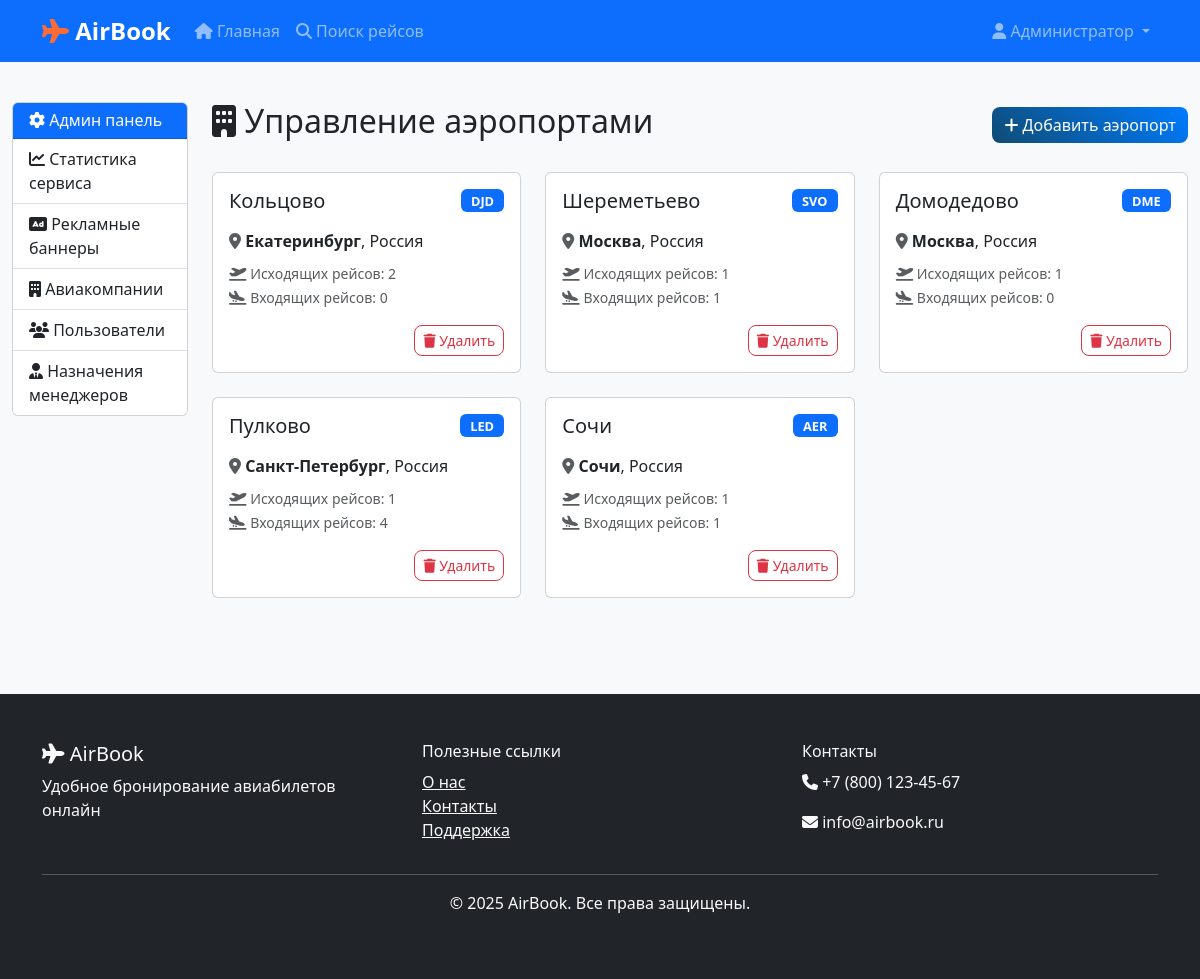
Screenshot of /admin/airports (signed in) with the database file from the repository.
### models.py (models this page shows, shortened)
class User(UserMixin, db.Model):
    id = db.Column(db.Integer, primary_key=True)
    username = db.Column(db.String(80), unique=True, nullable=False)
    email = db.Column(db.String(120), unique=True, nullable=False)
    password_hash = db.Column(db.String(128))
    role = db.Column(db.String(20), default='user')  # user, manager, admin
    first_name = db.Column(db.String(50))
    last_name = db.Column(db.String(50))
    phone = db.Column(db.String(20))
    company_id = db.Column(db.Integer, db.ForeignKey('airline.id'), nullable=True)  # Для менеджеров
    created_at = db.Column(db.DateTime, default=datetime.utcnow)
    is_active = db.Column(db.Boolean, default=True, nullable=False)  # Статус активности
    bookings = db.relationship('Booking', backref='user', lazy=True)
    company = db.relationship('Airline', backref='managers', lazy=True)
    def is_admin(self):
        return self.role == 'admin'
    def is_manager(self):
        return self.role == 'manager'

class Airport(db.Model):
    id = db.Column(db.Integer, primary_key=True)
    code = db.Column(db.String(3), unique=True, nullable=False)  # IATA код
    name = db.Column(db.String(100), nullable=False)
    city = db.Column(db.String(50), nullable=False)
    country = db.Column(db.String(50), nullable=False)
    departure_flights = db.relationship('Flight', foreign_keys='Flight.departure_airport_id', backref='departure_airport', lazy=True)
    arrival_flights = db.relationship('Flight', foreign_keys='Flight.arrival_airport_id', backref='arrival_airport', lazy=True)

### app.py (the view)
    @app.route('/admin/airports')
    @login_required
    def admin_airports():
        if not current_user.is_admin():
            flash('У вас нет прав администратора.', 'error')
            return redirect(url_for('index'))
        airports = Airport.query.order_by(Airport.city).all()
        return render_template('admin/airports.html', airports=airports)

### templates/admin/airports.html (shortened to what this page needs)
{% extends "admin/base.html" %}
{% block admin_content %}
            <div class="d-flex justify-content-between align-items-center mb-4">
                <h2><i class="fas fa-building"></i> Управление аэропортами</h2>
                <button class="btn btn-primary" data-bs-toggle="modal" data-bs-target="#addAirportModal">
                    <i class="fas fa-plus"></i> Добавить аэропорт
                </button>
            </div>
            {% if airports %}
                <div class="row">
                    {% for airport in airports %}
                    <div class="col-lg-4 col-md-6 mb-4">
                        <div class="card h-100">
                            <div class="card-body">
                                <div class="d-flex justify-content-between align-items-start mb-3">
                                    <h5 class="card-title mb-0">{{ airport.name }}</h5>
                                    <span class="badge bg-primary">{{ airport.code }}</span>
                                </div>
                                <div class="mb-2">
                                    <i class="fas fa-map-marker-alt text-muted"></i>
                                    <strong>{{ airport.city }}</strong>, {{ airport.country }}
                                </div>
                                <div class="mb-3">
                                    <small class="text-muted">
                                        <i class="fas fa-plane-departure"></i>
                                        Исходящих рейсов: {{ airport.departure_flights|length }}
                                    </small>
                                    <br>
                                    <small class="text-muted">
                                        <i class="fas fa-plane-arrival"></i>
                                        Входящих рейсов: {{ airport.arrival_flights|length }}
                                    </small>
                                </div>
                                <div class="d-flex justify-content-end">
                                    <button class="btn btn-sm btn-outline-danger" onclick="deleteAirport({{ airport.id }}, '{{ airport.name }}')">
                                        <i class="fas fa-trash"></i> Удалить
                                    </button>
                                </div>
                            </div>
                        </div>
                    </div>
                    {% endfor %}
                </div>
            {% endif %}
        </div>
    </div>
</div>
{% endblock %}

### templates/base.html (shortened to what this page needs)
<!DOCTYPE html>
<html lang="ru">
<head>
    <link href="https://cdn.jsdelivr.net/npm/bootstrap@5.3.0/dist/css/bootstrap.min.css" rel="stylesheet">
    <link rel="stylesheet" href="https://cdnjs.cloudflare.com/ajax/libs/font-awesome/6.4.0/css/all.min.css">
    <link rel="stylesheet" href="{{ url_for('static', filename='css/style.css') }}">
</head>
<body>
    <nav class="navbar navbar-expand-lg navbar-dark bg-primary">
        <div class="container">
            <a class="navbar-brand" href="{{ url_for('index') }}">
                <i class="fas fa-plane"></i> AirBook
            </a>
            <div class="collapse navbar-collapse" id="navbarNav">
                <ul class="navbar-nav me-auto">
                    <li class="nav-item">
                        <a class="nav-link" href="{{ url_for('index') }}">
                            <i class="fas fa-home"></i> Главная
                        </a>
                    </li>
                    <li class="nav-item">
                        <a class="nav-link" href="{{ url_for('search_flights') }}">
                            <i class="fas fa-search"></i> Поиск рейсов
                        </a>
                    </li>
                </ul>
                <ul class="navbar-nav">
                    {% if current_user.is_authenticated %}
                        <li class="nav-item dropdown">
                            <a class="nav-link dropdown-toggle" href="#" id="navbarDropdown" role="button" data-bs-toggle="dropdown">
                                <i class="fas fa-user"></i> {{ current_user.first_name }}
                            </a>
                        </li>
                    {% endif %}
                </ul>
            </div>
        </div>
    </nav>
    <main>
        {% block content %}{% endblock %}
    </main>
    <footer class="bg-dark text-light py-5 mt-5">
        <div class="container">
            <div class="row">
                <div class="col-md-4">
                    <h5><i class="fas fa-plane"></i> AirBook</h5>
                    <p>Удобное бронирование авиабилетов онлайн</p>
                </div>
                <div class="col-md-4">
                    <h6>Полезные ссылки</h6>
                    <ul class="list-unstyled">
                        <li><a href="#" class="text-light">О нас</a></li>
                        <li><a href="#" class="text-light">Контакты</a></li>
                        <li><a href="#" class="text-light">Поддержка</a></li>
                    </ul>
                </div>
                <div class="col-md-4">
                    <h6>Контакты</h6>
                    <p><i class="fas fa-phone"></i> +7 (800) 123-45-67</p>
                    <p><i class="fas fa-envelope"></i> info@airbook.ru</p>
                </div>
            </div>
            <hr>
            <div class="text-center">
                <p>&copy; 2025 AirBook. Все права защищены.</p>
            </div>
        </div>
    </footer>
</body>
</html>

### static/css/style.css (style rules this page uses)
:root { --primary-color: #007bff; --secondary-color: #6c757d; --success-color: #28a745; --warning-color: #ffc107; --danger-color: #dc3545; --info-color: #17a2b8; --light-color: #f8f9fa; --dark-color: #343a40; --aviasales-blue: #0f4c75; --aviasales-orange: #ff6b35; --aviasales-green: #00c851; --aviasales-gray: #f5f5f5; }
body { font-family: 'Segoe UI', Tahoma, Geneva, Verdana, sans-serif; background-color: #f8f9fa; }
.btn { border-radius: 8px; font-weight: 500; transition: all 0.3s ease; }
.btn-primary { background: linear-gradient(45deg, var(--aviasales-blue), var(--primary-color)); border: none; }
.navbar-brand { font-weight: bold; font-size: 1.5rem; }
.navbar-brand i { color: var(--aviasales-orange); }
footer { margin-top: auto; }
.badge { font-size: 0.8rem; padding: 0.4em 0.8em; }

### rows the page displays
User: first_name "Администратор"
Airport: name "Кольцово", code "DJD", city "Екатеринбург", country "Россия", departure_flights|length "2", arrival_flights|length "0"
Airport: name "Шереметьево", code "SVO", city "Москва", country "Россия", departure_flights|length "1", arrival_flights|length "1"
Airport: name "Домодедово", code "DME", city "Москва", country "Россия", departure_flights|length "1", arrival_flights|length "0"
Airport: name "Пулково", code "LED", city "Санкт-Петербург", country "Россия", departure_flights|length "1", arrival_flights|length "4"
Airport: name "Сочи", code "AER", city "Сочи", country "Россия", departure_flights|length "1", arrival_flights|length "1"
